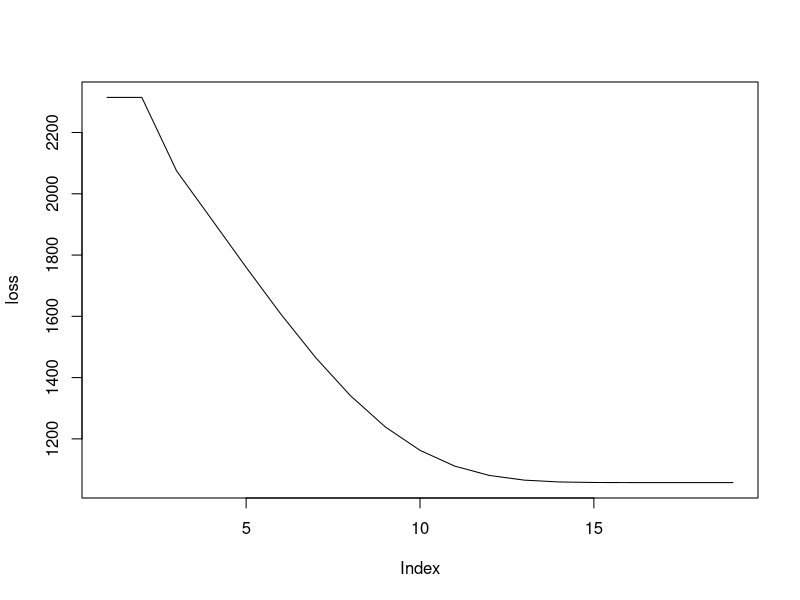

This chart was generated by the following R code:
# Gradient descent for standard linear model.  The function takes arguments 
# starting points for the parameters to be estimated, a tolerance or maximum
# iteration value to provide a stopping point, stepsize (or starting stepsize
# for adaptive approach), whether to print out iterations, and whether to plot 
# the loss over each iteration.


##################
### Data Setup ###
##################

# basic data for standard regression. 
set.seed(8675309)
n = 1000
x1 = rnorm(n)
x2 = rnorm(n)
y = 1 + .5*x1 + .2*x2 + rnorm(n)

X = cbind(Intercept=1, x1, x2)


##################################
### gradient descent algorithm ###
##################################

gd = function(par, X, y, tolerance=1e-3, maxit=1000, stepsize=1e-3, adapt=F,
              verbose=T, plotLoss=T){
  # initialize
  beta = par; names(beta) = colnames(X)
  loss = crossprod(X%*%beta - y)
  tol = 1
  iter = 1
  
  while(iter==maxit || tol > tolerance){
    LP = X%*%beta
    grad = t(X) %*% (LP - y)
    betaCurrent = beta - stepsize * grad
    tol = max(abs(betaCurrent - beta))
    beta = betaCurrent
    loss = append(loss, crossprod(LP-y))
    iter = iter + 1
    if(adapt) stepsize = ifelse(loss[iter] < loss[iter-1],  stepsize*1.2, stepsize*.8)
    if(verbose && iter%%10 == 0) message(paste('Iteration:', iter))
  }
  
  if(plotLoss) plot(loss, type='l')
  
  list(par=beta, loss=loss, RSE=sqrt(crossprod(LP-y)/(nrow(X)-ncol(X))), 
       iter=iter, fitted=LP)
}

###########
### Run ###
###########

### starting values
init = rep(0, 3)

# for any particular data you'd have to fiddle with the stepsize, which could 
# be assessed via cross-validation, or alternatively one can use an
# adaptive approach, a simple one of which is implemented in the function
out = gd(init, X=X, y=y, tolerance = 1e-5, stepsize=.0001, adapt=T)
str(out)
round(out$par,5)
summary(lm(y ~ x1 + x2))

